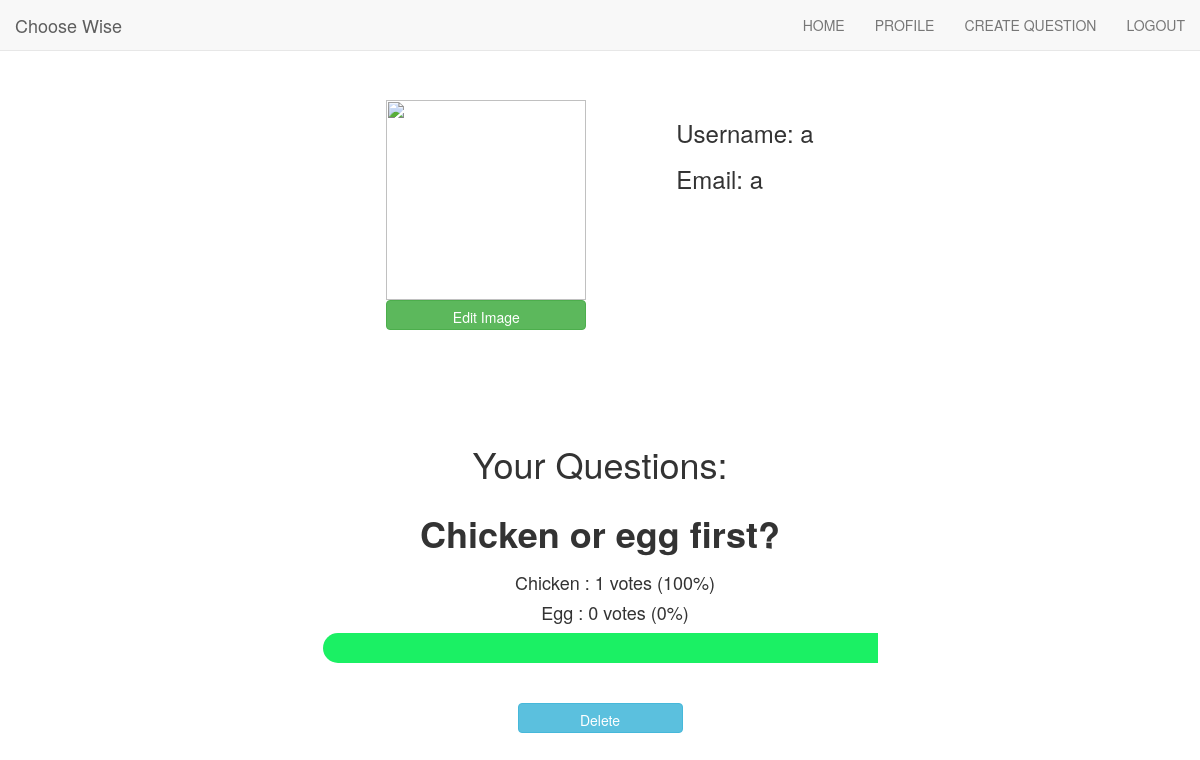
Screenshot of /profile/4 with the database file from the repository.
### tables this page shows
CREATE TABLE users (id integer primary key autoincrement, username TEXT, email TEXT, password TEXT, image_url TEXT);

CREATE TABLE question (id integer primary key autoincrement, question TEXT, first_choice TEXT, second_choice TEXT, choice1 INTEGER, choice2 INTEGER, user_id INTEGER);

### main.py (the view)
@app.route('/profile/<id>')
def profile(id):
  con = sql.connect('polling.db')
  cur = con.cursor()
  con.row_factory = sql.Row
  cur.execute("SELECT * FROM users WHERE id = ?",[id])
  profile = cur.fetchone()
  cur.execute("SELECT * from question where user_id = ?",[id])
  questions = cur.fetchall()
  con.close()
  return render_template('profile.html',profile = profile, questions = questions)

### templates/profile.html (shortened to what this page needs)
<html>
<head>
  		<link rel="stylesheet" href="https://maxcdn.bootstrapcdn.com/bootstrap/3.3.7/css/bootstrap.min.css">
</head>
<body background="http://www.powerpointstemplate.com/wp-content/uploads/2017/02/gray-ppt-template-powerpoint-backgrounds.jpg">
  <nav class="navbar navbar-default navbar-fixed-top">
  <div class="container-fluid">
    <div class="navbar-header">
      <a class="navbar-brand" href="#">Choose Wise</a>
    </div>
    <div class="collapse navbar-collapse" id="myNavbar">
      <ul class="nav navbar-nav navbar-right">
        <li><a href="{{url_for('index')}}">HOME</a></li>
        <li><a href="{{url_for('profile',id=session.id)}}">PROFILE</a></li>
        <li><a href="{{url_for('create_question')}}">CREATE QUESTION</a></li>
        <li><a href="{{url_for('logout')}}">LOGOUT</a></li>
      </ul>
    </div>
  </div>
</nav>
<div class="container-fluid" id="overall">
  <div>
    <div id="image_container">
      <div id="image_container2">
       {% if profile[4] is not none and profile[4] != "" %}
       <img id="image-src" src="{{profile[4]}}" class="img-responsive">
       {% else %}
       <img id="image-src" src="http://s3.amazonaws.com/37assets/svn/765-default-avatar.png" class="img-responsive">
       {% endif %}
       <button id="edit_image" class="edimage btn btn-success" style="width:100%">Edit Image</button>
      </div>
    </div>
    <div  id="profile_container">
      <div id="username_container">
        <h3 id="username">Username: {{profile[1]}}</h3>
      </div>
      <div id="email_container">
        <h3 id="email">Email: {{profile[2]}}</h3>
      </div>
    </div>
  </div>
</div>
{% if questions|length < 1 %}
<h1 class="text-center" style="margin-top:100px;">No Questions yet. To create one, click <a href="{{url_for('create_question')}}">here</a>.</h1>
{% else %}
<h1 class="text-center" style="margin-top:100px;">Your Questions:</h1>
{% for question in questions %}
 <div class="container" id="choice_result" >
  <h1 class="text-center"><b id="result">{{question[1]}}</b></h1>
  <div class="row">
    <div class="col-sm-4">
      <center>
	  <div class="container">
	  {% if question[4] == 0 and question[5] == 0 %}
	  <h1>No votes yet</h1>
	  {% else %}
      <h4 id="first_choice">{{question[2]}} : {{question[4]}} votes ({{(question[4]*100/(question[4]+question[5]))|round|int}}%)</h4>
      <h4 id="second_choice">{{question[3]}} : {{question[5]}} votes ({{(100-(question[4]*100/(question[4]+question[5])))|round|int}}%)</h4>
	  {% endif %}
	  </div>
      </center>
    </div>
  </div>
  <div class="row">
	<div class="col-sm-3" ></div>
	<div class="col-sm-6">
	{% if question[4] == 0 %}
	<div class="green_bar" style='width:0%'></div>
	{% else %}
	<div class="green_bar" style='width:{{(question[4]*100/(question[4]+question[5]))|round|int}}%'></div>
	{% endif %}
	</div>
	<div class="col-sm-3" ></div>
  </div>
</div>
<br><br>
<div class="container-fluid">
  <div class="col-sm-5"></div>
  <div class="col-sm-2">
    <a href="{{url_for('delete_question',id=question[0])}}" id="delete" class="btn btn-info">Delete</a>
  </div>
  <div class="col-sm-5"></div>
</div>
{% endfor %}
{% endif %}
</body>
</html>

### templates/profile.html (style rules this page uses)
#overall { display:flex; justify-content: center; align-items: center; margin-top: 100px; }
#image-src { width:200px; height:200px; }
#image_container { float: left; border-radius: 90px; padding-right: 30px; }
.btn { max-height: 30px; }
#profile_container { float: right; padding-left: 30px; margin-left:30px; }
#edit, #delete, #back { width:100%; }
.green_bar, .red_bar { height: 30px; display:block; }
.green_bar { background-color: #1BF064; float: left; border-bottom-left-radius: 50px; border-top-left-radius: 50px; }

### rows the page displays
users: username "a", email "a"
question: question "Chicken or egg first?", first_choice "Chicken", choice1 "1", (question[4]*100/(question[4]+question[5]))|round|int "100", second_choice "Egg", choice2 "0", (100-(question[4]*100/(question[4]+question[5])))|round|int "0"
